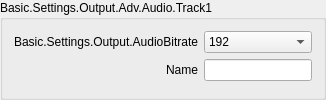
                             <widget class="QGroupBox" name="groupBox">
                              <property name="sizePolicy">
                               <sizepolicy hsizetype="Preferred" vsizetype="Maximum">
                                <horstretch>0</horstretch>
                                <verstretch>0</verstretch>
                               </sizepolicy>
                              </property>
                              <property name="title">
                               <string>Basic.Settings.Output.Adv.Audio.Track1</string>
                              </property>
                              <layout class="QFormLayout" name="formLayout_10">
                               <property name="fieldGrowthPolicy">
                                <enum>QFormLayout::AllNonFixedFieldsGrow</enum>
                               </property>
                               <property name="labelAlignment">
                                <set>Qt::AlignRight|Qt::AlignTrailing|Qt::AlignVCenter</set>
                               </property>
                               <item row="0" column="1">
                                <widget class="QComboBox" name="advOutTrack1Bitrate">
                                 <property name="currentIndex">
                                  <number>8</number>
                                 </property>
                                 <item>
                                  <property name="text">
                                   <string>32</string>
                                  </property>
                                 </item>
                                 <item>
                                  <property name="text">
                                   <string>48</string>
                                  </property>
                                 </item>
                                 <item>
                                  <property name="text">
                                   <string>64</string>
                                  </property>
                                 </item>
                                 <item>
                                  <property name="text">
                                   <string>80</string>
                                  </property>
                                 </item>
                                 <item>
                                  <property name="text">
                                   <string>96</string>
                                  </property>
                                 </item>
                                 <item>
                                  <property name="text">
                                   <string>112</string>
                                  </property>
                                 </item>
                                 <item>
                                  <property name="text">
                                   <string>128</string>
                                  </property>
                                 </item>
                                 <item>
                                  <property name="text">
                                   <string>160</string>
                                  </property>
                                 </item>
                                 <item>
                                  <property name="text">
                                   <string>192</string>
                                  </property>
                                 </item>
                                 <item>
                                  <property name="text">
                                   <string>256</string>
                                  </property>
                                 </item>
                                 <item>
                                  <property name="text">
                                   <string>320</string>
                                  </property>
                                 </item>
                                </widget>
                               </item>
                               <item row="0" column="0">
                                <widget class="QLabel" name="label_25">
                                 <property name="minimumSize">
                                  <size>
                                   <width>170</width>
                                   <height>0</height>
                                  </size>
                                 </property>
                                 <property name="text">
                                  <string>Basic.Settings.Output.AudioBitrate</string>
                                 </property>
                                 <property name="alignment">
                                  <set>Qt::AlignRight|Qt::AlignTrailing|Qt::AlignVCenter</set>
                                 </property>
                                 <property name="buddy">
                                  <cstring>advOutTrack1Bitrate</cstring>
                                 </property>
                                </widget>
                               </item>
                               <item row="1" column="0">
                                <widget class="QLabel" name="label_55">
                                 <property name="text">
                                  <string>Name</string>
                                 </property>
                                 <property name="buddy">
                                  <cstring>advOutTrack1Name</cstring>
                                 </property>
                                </widget>
                               </item>
                               <item row="1" column="1">
                                <widget class="QLineEdit" name="advOutTrack1Name"/>
                               </item>
                              </layout>
                             </widget>
